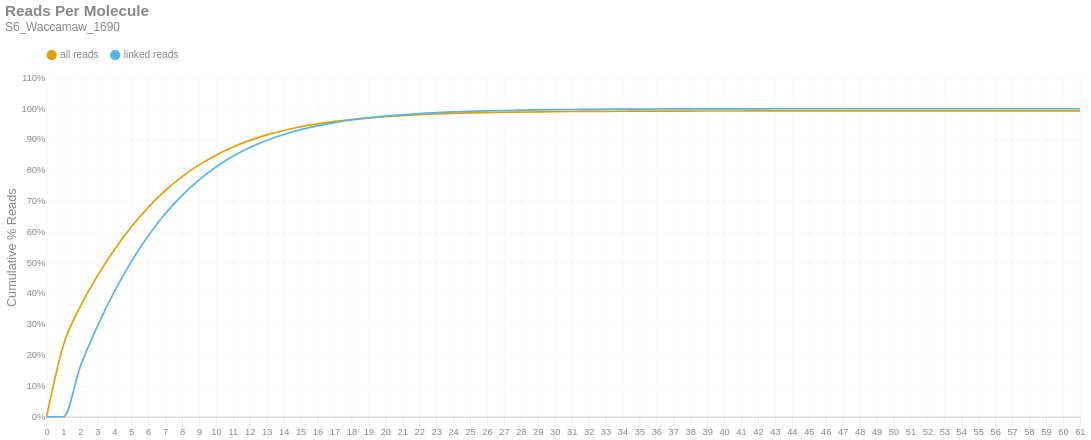

Write notebook code for a chart like this one.
### Markdown cell above
### Reads per Molecule
This chart shows the cumulative distribution of the number of reads per linked molecule. That is, how many alignments are associated with a unique molecule. This excludes the number of reads associated with invalid or absent linked-read barcodes. The `linked` histogram is the percentages recalculated when disregarding singletons.

### Code cell
if SKIPLR:
    print_html(f"Skipped")
else:
    counts = np.bincount(valids['reads'].cast(pl.Int64).to_numpy())
    weighted = counts * np.arange(len(counts))
    all_perc = weighted / n_reads
    linked_perc = weighted / n_linked_reads
    linked_perc[1] = 0
    binned_df = pl.DataFrame({
        'readsper': list(range(len(counts))),
        'all reads (cumsum)': np.cumsum(all_perc).tolist(),
        'linked reads (cumsum)': np.cumsum(linked_perc).tolist(),
    })

    with SafeRender(binned_df):
        (
            density_plot(binned_df, 'Reads Per Molecule', samplename, 'readspmol')
            .encode(
                x=alt.X('readsper:O', title=None).axis(labelAngle=0).scale(padding=0),
                y=alt.Y('value:Q', title='Cumulative % Reads').axis(format='%').stack(False),
                color=alt.Color("key:N").scale(domain=["all reads", "linked reads"]),
                tooltip=[
                    alt.Tooltip("key:N", title="Data Type"),
                    alt.Tooltip("readsper:O", title="Reads Per Molecule"),
                    alt.Tooltip("value:Q", format=".2%", title="% Reads (Cum.)")
                ]            
            )
        ).display()

### Figure 1 — Vega-Lite specification as saved in the notebook (floating-point values rounded to 4 significant figures)
{"width": "container", "height": 400, "config": {"title": {"anchor": "start", "dy": -15, "fontSize": 18, "color": "#888888", "subtitleColor": "#888888", "subtitleFontSize": 14}, "arc": {"fill": "#0072B2"}, "axis": {"domainColor": "#888888", "domainWidth": 0.5, "gridWidth": 0.2, "grid": false, "titleFontWeight": 400, "titleFontSize": 15, "labelFontSize": 11, "labelColor": "#888888", "tickColor": "#888888", "tickWidth": 0.2, "titleColor": "#888888"}, "axisBand": {"grid": false}, "axisX": {"grid": true, "tickSize": 10, "domainCap": "round"}, "axisY": {"domain": false, "grid": true, "tickSize": 0, "domainCap": "round"}, "background": "transparent", "header": {"labelFontSize": 15, "labelColor": "#888888", "titleFontSize": 15, "titleFontWeight": 600, "titleColor": "#888888"}, "legend": {"labelFont": "sans-serif", "labelFontSize": 12, "labelColor": "#888888", "symbolSize": 100, "symbolType": "circle", "titleFontSize": 12, "titlePadding": 10, "titleColor": "#888888", "title": null, "orient": "top"}, "range": {"category": ["#E69F00", "#56B4E9", "#009E73", "#F0E442", "#0072B2", "#D55E00", "#CC79A7", "#000000"], "diverging": ["#cfe8f3", "#a2d4ec", "#73bfe2", "#46abdb", "#1696d2", "#12719e"]}, "area": {"fill": "#0072B2", "fillOpacity": 0.7, "line": true, "strokeOpacity": 0.7}, "line": {"color": "#0072B2", "stroke": "#0072B2", "strokeWidth": 2}, "trail": {"color": "#0072B2", "stroke": "#0072B2", "strokeWidth": 0, "size": 1}, "point": {"filled": true, "fillOpacity": 1.0, "size": 95}, "text": {"color": "#888888", "fontSize": 11, "align": "right", "fontWeight": 400, "size": 11}, "bar": {"fill": "#0072B2", "stroke": null}, "view": {"stroke": null, "continuousWidth": 660, "continuousHeight": 400}}, "data": {"name": "data-62c441babca3270654f9accb492b2599"}, "mark": {"type": "line", "interpolate": "monotone", "point": {"opacity": 0, "size": 275}}, "encoding": {"color": {"field": "key", "scale": {"domain": ["all reads", "linked reads"]}, "type": "nominal"}, "tooltip": [{"field": "key", "title": "Data Type", "type": "nominal"}, {"field": "readsper", "title": "Reads Per Molecule", "type": "ordinal"}, {"field": "value", "format": ".2%", "title": "% Reads (Cum.)", "type": "quantitative"}], "x": {"axis": {"labelAngle": 0}, "field": "readsper", "scale": {"padding": 0}, "title": null, "type": "ordinal"}, "y": {"axis": {"format": "%"}, "field": "value", "stack": false, "title": "Cumulative % Reads", "type": "quantitative"}}, "params": [{"name": "param_c36ac31b6afebe62", "select": {"type": "point", "fields": ["key"]}, "bind": "legend"}], "title": {"text": "Reads Per Molecule", "subtitle": "S6_Waccamaw_1690"}, "transform": [{"fold": ["all reads (cumsum)", "linked reads (cumsum)"]}, {"calculate": "replace(datum.key, ' (cumsum)', '')", "as": "key"}, {"filter": {"param": "param_c36ac31b6afebe62"}}], "usermeta": {"embedOptions": {"downloadFileName": "S6_Waccamaw_1690.readspmol"}}, "$schema": "https://vega.github.io/schema/vega-lite/v6.1.0.json", "datasets": {"data-62c441babca3270654f9accb492b2599": [{"readsper": 0, "all reads (cumsum)": 0.0, "linked reads (cumsum)": 0.0}, {"readsper": 1, "all reads (cumsum)": 0.2339, "linked reads (cumsum)": 0.0}, {"readsper": 2, "all reads (cumsum)": 0.3587, "linked reads (cumsum)": 0.1645}, {"readsper": 3, "all reads (cumsum)": 0.4573, "linked reads (cumsum)": 0.2944}, {"readsper": 4, "all reads (cumsum)": 0.5424, "linked reads (cumsum)": 0.4064}, {"readsper": 5, "all reads (cumsum)": 0.6162, "linked reads (cumsum)": 0.5037}, {"readsper": 6, "all reads (cumsum)": 0.6797, "linked reads (cumsum)": 0.5873}, {"readsper": 7, "all reads (cumsum)": 0.734, "linked reads (cumsum)": 0.6588}, {"readsper": 8, "all reads (cumsum)": 0.7795, "linked reads (cumsum)": 0.7189}, {"readsper": 9, "all reads (cumsum)": 0.8177, "linked reads (cumsum)": 0.7691}, {"readsper": 10, "all reads (cumsum)": 0.8493, "linked reads (cumsum)": 0.8108}, {"readsper": 11, "all reads (cumsum)": 0.8757, "linked reads (cumsum)": 0.8456}, {"readsper": 12, "all reads (cumsum)": 0.8973, "linked reads (cumsum)": 0.8741}, {"readsper": 13, "all reads (cumsum)": 0.9152, "linked reads (cumsum)": 0.8976}, {"readsper": 14, "all reads (cumsum)": 0.9295, "linked reads (cumsum)": 0.9164}, {"readsper": 15, "all reads (cumsum)": 0.9414, "linked reads (cumsum)": 0.9321}, {"readsper": 16, "all reads (cumsum)": 0.9508, "linked reads (cumsum)": 0.9445}, {"readsper": 17, "all reads (cumsum)": 0.9588, "linked reads (cumsum)": 0.955}, {"readsper": 18, "all reads (cumsum)": 0.9651, "linked reads (cumsum)": 0.9633}, {"readsper": 19, "all reads (cumsum)": 0.9703, "linked reads (cumsum)": 0.9702}, {"readsper": 20, "all reads (cumsum)": 0.9745, "linked reads (cumsum)": 0.9757}, {"readsper": 21, "all reads (cumsum)": 0.9779, "linked reads (cumsum)": 0.9802}, {"readsper": 22, "all reads (cumsum)": 0.9807, "linked reads (cumsum)": 0.9839}, {"readsper": 23, "all reads (cumsum)": 0.9831, "linked reads (cumsum)": 0.9871}, {"readsper": 24, "all reads (cumsum)": 0.9849, "linked reads (cumsum)": 0.9895}, {"readsper": 25, "all reads (cumsum)": 0.9864, "linked reads (cumsum)": 0.9914}, {"readsper": 26, "all reads (cumsum)": 0.9875, "linked reads (cumsum)": 0.9929}, {"readsper": 27, "all reads (cumsum)": 0.9885, "linked reads (cumsum)": 0.9941}, {"readsper": 28, "all reads (cumsum)": 0.9893, "linked reads (cumsum)": 0.9952}, {"readsper": 29, "all reads (cumsum)": 0.9899, "linked reads (cumsum)": 0.9961}, {"readsper": 30, "all reads (cumsum)": 0.9905, "linked reads (cumsum)": 0.9969}, {"readsper": 31, "all reads (cumsum)": 0.991, "linked reads (cumsum)": 0.9975}, {"readsper": 32, "all reads (cumsum)": 0.9913, "linked reads (cumsum)": 0.9979}, {"readsper": 33, "all reads (cumsum)": 0.9916, "linked reads (cumsum)": 0.9983}, {"readsper": 34, "all reads (cumsum)": 0.9918, "linked reads (cumsum)": 0.9986}, {"readsper": 35, "all reads (cumsum)": 0.992, "linked reads (cumsum)": 0.9988}, {"readsper": 36, "all reads (cumsum)": 0.9923, "linked reads (cumsum)": 0.9991}, {"readsper": 37, "all reads (cumsum)": 0.9924, "linked reads (cumsum)": 0.9993}, {"readsper": 38, "all reads (cumsum)": 0.9925, "linked reads (cumsum)": 0.9994}, {"readsper": 39, "all reads (cumsum)": 0.9926, "linked reads (cumsum)": 0.9995}, {"readsper": 40, "all reads (cumsum)": 0.9927, "linked reads (cumsum)": 0.9996}, {"readsper": 41, "all reads (cumsum)": 0.9927, "linked reads (cumsum)": 0.9997}, {"readsper": 42, "all reads (cumsum)": 0.9928, "linked reads (cumsum)": 0.9998}, {"readsper": 43, "all reads (cumsum)": 0.9928, "linked reads (cumsum)": 0.9998}, {"readsper": 44, "all reads (cumsum)": 0.9928, "linked reads (cumsum)": 0.9999}, {"readsper": 45, "all reads (cumsum)": 0.9928, "linked reads (cumsum)": 0.9999}, {"readsper": 46, "all reads (cumsum)": 0.9928, "linked reads (cumsum)": 0.9999}, {"readsper": 47, "all reads (cumsum)": 0.9929, "linked reads (cumsum)": 0.9999}, {"readsper": 48, "all reads (cumsum)": 0.9929, "linked reads (cumsum)": 0.9999}, {"readsper": 49, "all reads (cumsum)": 0.9929, "linked reads (cumsum)": 1.0}, {"readsper": 50, "all reads (cumsum)": 0.9929, "linked reads (cumsum)": 1.0}, {"readsper": 51, "all reads (cumsum)": 0.9929, "linked reads (cumsum)": 1.0}, {"readsper": 52, "all reads (cumsum)": 0.9929, "linked reads (cumsum)": 1.0}, {"readsper": 53, "all reads (cumsum)": 0.9929, "linked reads (cumsum)": 1.0}, {"readsper": 54, "all reads (cumsum)": 0.9929, "linked reads (cumsum)": 1.0}, {"readsper": 55, "all reads (cumsum)": 0.9929, "linked reads (cumsum)": 1.0}, {"readsper": 56, "all reads (cumsum)": 0.9929, "linked reads (cumsum)": 1.0}, {"readsper": 57, "all reads (cumsum)": 0.9929, "linked reads (cumsum)": 1.0}, {"readsper": 58, "all reads (cumsum)": 0.9929, "linked reads (cumsum)": 1.0}, {"readsper": 59, "all reads (cumsum)": 0.9929, "linked reads (cumsum)": 1.0}, {"readsper": 60, "all reads (cumsum)": 0.9929, "linked reads (cumsum)": 1.0}, {"readsper": 61, "all reads (cumsum)": 0.9929, "linked reads (cumsum)": 1.0}]}}
